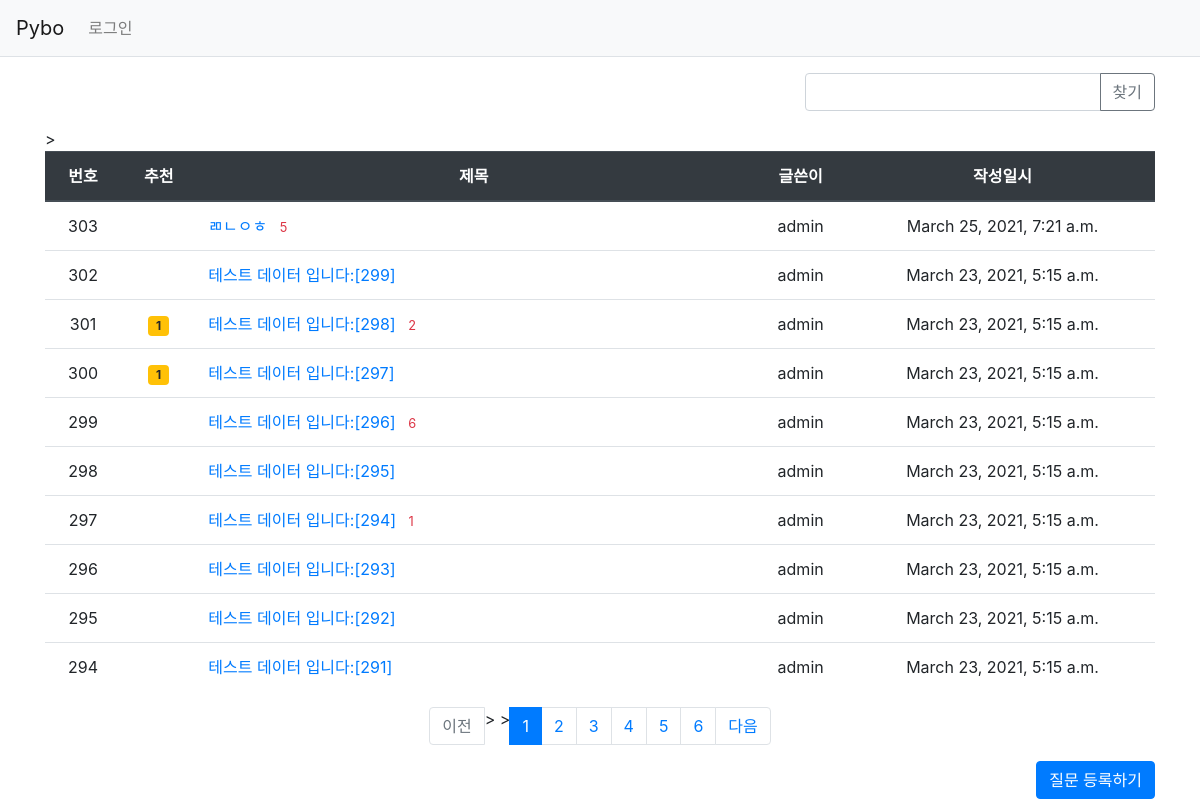
Screenshot of /pybo/ with the database file from the repository.
### pybo/models.py (models this page shows, shortened)
class Question(models.Model):
    subject = models.CharField(max_length=200)
    content = models.TextField()
    create_date = models.DateTimeField()
    author = models.ForeignKey(User, on_delete=models.CASCADE, related_name='author_question')
    modify_date = models.DateTimeField(null=True, blank=True)
    voter = models.ManyToManyField(User, related_name='voter_question')

### pybo/views/base_views.py (the view, shortened to what this page needs)
# urls.py: path('', base_views.index, name='index'),   # '/' 에 해당하는 path
def index(request):
    page = request.GET.get('page','1') # 페이지
    kw = request.GET.get('kw', '')  # 검색어
    question_list = Question.objects.order_by('-create_date')
    paginator = Paginator(question_list, 10) # 페이지당 10개씩 보여주기
    page_obj = paginator.get_page(page)
    context = {'question_list': page_obj, 'page': page, 'kw': kw}  # page와 kw가 추가되었다.
    return render(request, 'pybo/question_list.html', context)

### pybo/templatetags/pybo_filter.py (called while the page is built)
@register.filter
def sub(value, arg):
    return value - arg

### templates/pybo/question_list.html (shortened to what this page needs)
{% extends 'base.html' %}
{% load pybo_filter %}
{% block content %}
<div class="container my-3">
    <div class="row justify-content-end my-3">
        <div class="col-4 input-group">
            <input type="text" class="form-control kw" value="{{ kw|default_if_none:'' }}">
            <div class="input-group-append">
                <button class="btn btn-outline-secondary" type="button" id="btn_search">찾기</button>
            </div>
        </div>
    </div>
    >
    <table class="table">
        <thead>
            <tr class = "text-center thead-dark">
                <th>번호</th>
                <th>추천</th>
                <th style="width:50%">제목</th>
                <th>글쓴이</th>
                <th>작성일시</th>
            </tr>
        </thead>
        <tbody>
        {% if question_list %}
        {% for question in question_list %}
            <tr class="text-center">
                <td>
                    {{question_list.paginator.count|sub:question_list.start_index|sub:forloop.counter0|add:1}}
                </td>
                <td>
                    {% if question.voter.all.count > 0 %}
                    <span class="badge badge-warning px-2 py-1">{{ question.voter.all.count }}</span>
                    {% endif %}
                </td>
                <td  class="text-left">
                    <a href="{% url 'pybo:detail' question.id %}">{{question.subject}}</a>
                    {% if question.answer_set.count > 0 %}
                    <span class = "text-danger small ml-2">{{ question.answer_set.count}}</span>
                    {% endif %}
                </td>
                <td>{{ question.author.username }}</td>
                <td>{{ question.create_date }}</td>
            </tr>
        {% endfor %}
        {% else %}
            <tr>
                <td colspan="3">질문이 없습니다.</td>
            </tr>
        {% endif %}
        </tbody>
    </table>
    <ul class="pagination justify-content-center">
        {% if question_list.has_previous %}
        <li class="page-item">
            <a class="page-link" data-page="?page={{ question_list.previous_page_number }}"  href="#" >이전</a>
        </li>
        {% else %}
        <li class="page-item disabled">
            <a class="page-link" tabindex="-1" aria-disabled="true" href="#">이전</a>
        </li>
        {% endif %}
        >
        {% for page_number in question_list.paginator.page_range %}
        {% if page_number >= question_list.number|add:-5 and page_number <= question_list.number|add:5 %}
            {% if page_number == question_list.number %}
            >
            <li class="page-item active" aria-current="page">
                <a class="page-link" data-page="?page={{ page_number }}" href="#">{{ page_number }}</a>
            </li>
            {% else %}
            <li class="page-item">
                <a class="page-link" data-page="?page={{ page_number }}" href="#">{{ page_number }}</a>
            </li>
            {% endif %}
        {% endif %}
        {% endfor %}
        {% if question_list.has_next %}
        <li class="page-item">
            <a class="page-link" data-page="?page={{ question_list.next_page_number }}"  href="#" >다음</a>
        </li>
        {% else %}
        <li class="page-item disabled">
            <a class="page-link" tabindex="-1" aria-disabled="true" href="#">다음</a>
        </li>
        {% endif %}
    </ul>
    <div style="float:right">
        <a href="{% url 'pybo:question_create' %}" class="btn btn-primary">질문 등록하기</a>
    </div>
</div>
{% endblock %}

### rows the page displays
Question: paginator.count|sub "303", subject "ㄻㄴㅇㅎ", answer_set.count "5", author.username "admin", create_date "March 25, 2021, 7:21 a.m."
Question: paginator.count|sub "302", subject "테스트 데이터 입니다:[299]", author.username "admin", create_date "March 23, 2021, 5:15 a.m."
Question: paginator.count|sub "301", voter.all.count "1", subject "테스트 데이터 입니다:[298]", answer_set.count "2", author.username "admin", create_date "March 23, 2021, 5:15 a.m."
Question: paginator.count|sub "300", voter.all.count "1", subject "테스트 데이터 입니다:[297]", author.username "admin", create_date "March 23, 2021, 5:15 a.m."
Question: paginator.count|sub "299", subject "테스트 데이터 입니다:[296]", answer_set.count "6", author.username "admin", create_date "March 23, 2021, 5:15 a.m."
Question: paginator.count|sub "298", subject "테스트 데이터 입니다:[295]", author.username "admin", create_date "March 23, 2021, 5:15 a.m."
Question: paginator.count|sub "297", subject "테스트 데이터 입니다:[294]", answer_set.count "1", author.username "admin", create_date "March 23, 2021, 5:15 a.m."
Question: paginator.count|sub "296", subject "테스트 데이터 입니다:[293]", author.username "admin", create_date "March 23, 2021, 5:15 a.m."
Question: paginator.count|sub "295", subject "테스트 데이터 입니다:[292]", author.username "admin", create_date "March 23, 2021, 5:15 a.m."
Question: paginator.count|sub "294", subject "테스트 데이터 입니다:[291]", author.username "admin", create_date "March 23, 2021, 5:15 a.m."

### other values shown
{{ page_number }} "1"
{{ page_number }} "2" "3" "4" "5" "6"
